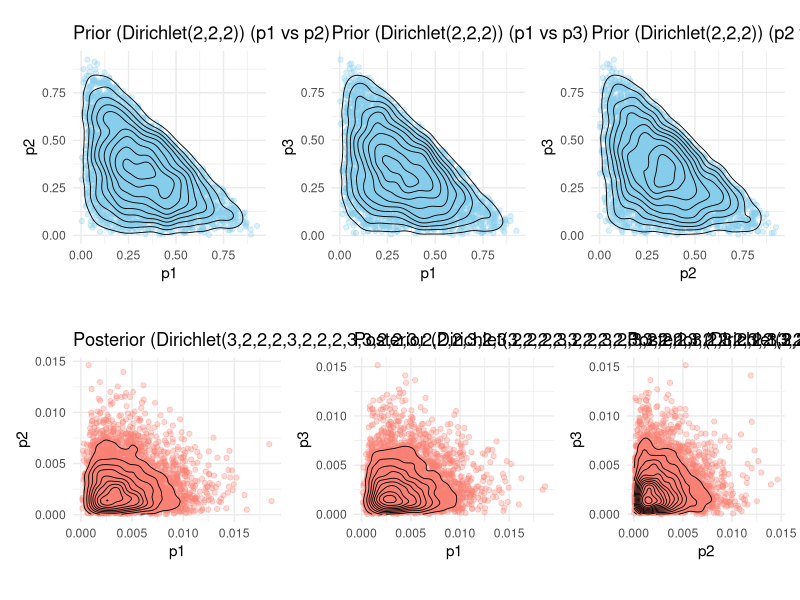

Write R code to recreate this figure.
## ---- chunk 1
# Load required packages
library(ggplot2)
library(gtools)
library(patchwork)

# -----------------------------
# Step 1: Define Prior
# -----------------------------
alpha_prior <- c(2, 2, 2)   # Prior parameters (Dirichlet(2,2,2))
categories <- length(alpha_prior)

# -----------------------------
# Step 2: Simulate Multinomial Data
# -----------------------------
set.seed(123)
true_p <- c(0.6, 0.3, 0.1)   # True category probabilities
n_obs <- 100
counts <- rmultinom(1, n = n_obs, prob = true_p)
counts <- as.vector(counts)

# -----------------------------
# Step 3: Posterior Update (Conjugate Rule)
# -----------------------------
alpha_post <- alpha_prior + counts

# -----------------------------
# Step 4: Sample from Prior and Posterior
# -----------------------------
n_samples <- 5000
prior_samples <- gtools::rdirichlet(n_samples, alpha_prior)
post_samples  <- gtools::rdirichlet(n_samples, alpha_post)

prior_df <- data.frame(prior_samples)
post_df  <- data.frame(post_samples)
colnames(prior_df) <- colnames(post_df) <- c("p1", "p2", "p3")

# -----------------------------
# Step 5: Visualization
# -----------------------------
# Helper function to create pairwise scatter + density plots
make_pair_plot <- function(df, title, fill_color) {
  p12 <- ggplot(df, aes(x = p1, y = p2)) +
    geom_point(alpha = 0.3, color = fill_color) +
    geom_density_2d(color = "black", linewidth = 0.3) +
    theme_minimal() +
    labs(x = "p1", y = "p2", title = paste0(title, " (p1 vs p2)")) +
    coord_equal()
  
  p13 <- ggplot(df, aes(x = p1, y = p3)) +
    geom_point(alpha = 0.3, color = fill_color) +
    geom_density_2d(color = "black", linewidth = 0.3) +
    theme_minimal() +
    labs(x = "p1", y = "p3", title = paste0(title, " (p1 vs p3)")) +
    coord_equal()
  
  p23 <- ggplot(df, aes(x = p2, y = p3)) +
    geom_point(alpha = 0.3, color = fill_color) +
    geom_density_2d(color = "black", linewidth = 0.3) +
    theme_minimal() +
    labs(x = "p2", y = "p3", title = paste0(title, " (p2 vs p3)")) +
    coord_equal()
  
  (p12 | p13 | p23)
}

# Create prior and posterior comparison plots
prior_plot <- make_pair_plot(prior_df, "Prior (Dirichlet(2,2,2))", "skyblue")
str_tmp <- paste0("Posterior (Dirichlet(", paste(alpha_post, collapse = ","), ")");
post_plot  <- make_pair_plot(post_df, str_tmp,"salmon")

# Combine for visualization
prior_plot / post_plot

# -----------------------------
# Step 6: Display Summary Results
# -----------------------------
posterior_mean <- alpha_post / sum(alpha_post)
cat("Observed counts:", counts, "\n")
cat("Posterior Parameters:", alpha_post, "\n")
cat("Posterior Mean (Expected p):", round(posterior_mean, 3), "\n")
